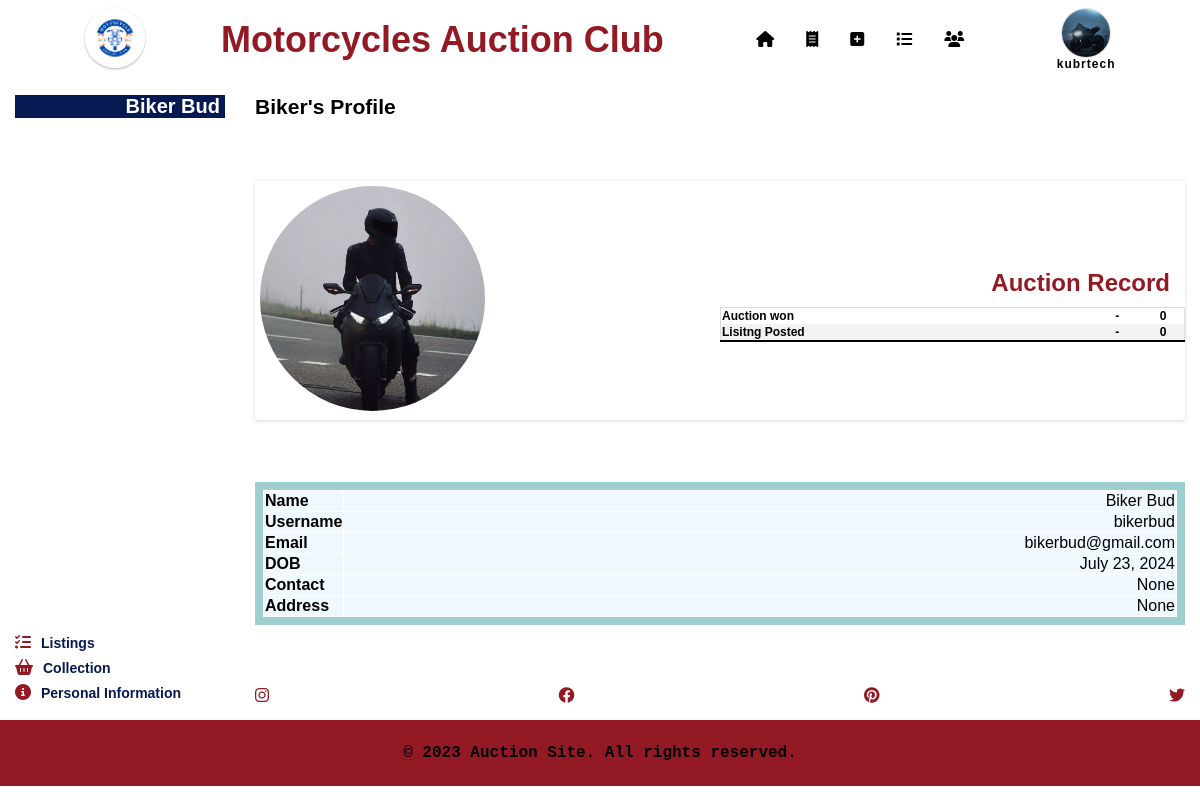
The app's page /bikerbud/profile/ (signed in) with its own data.
### auction/models.py (models this page shows, shortened)
class User(AbstractUser):
    name = models.CharField(default="", max_length=20)
    firstName = models.CharField(default="", max_length=20)
    lastName = models.CharField(default="", max_length=20)
    dob = models.DateField()
    profile_picture = models.ImageField(
        upload_to="profile_pics/", null=True, blank=True
    )
    dob = models.DateField(default=date.today)
    mobileNo = models.CharField(
        max_length=15,
        validators=[
            RegexValidator(
                regex=r"^\d{10}$", message="Enter a valid 10-digit mobile number."
            )
        ],
        help_text="Enter your 10-digit mobile number",
        null=True,
        blank=True,
    )
    address = models.CharField(
        max_length=255, help_text="Enter your address", null=True, blank=True
    )

### auction/views.py (the view)
# urls.py: path("<str:username>/profile/", views.user_profile, name="user_profile"),
@login_required
def user_profile(request, username):
    if username:
        print(f"Querying for username: {username}")  # Debug statement
        profile_user = get_object_or_404(User, username=username)
    else:
        profile_user = request.user
    site_name = "Motorcycles Auction Club"
    all_users = User.objects.all()
    collection_count = profile_user.collection.all().count()
    user_listings_count = Motorcycle.objects.filter(owner=profile_user).count()
    if request.method == "POST" and profile_user == request.user:
        form = UserProfileForm(request.POST, request.FILES, instance=profile_user)
        if form.is_valid():
            form.save()
            return redirect("user_profile", username=profile_user.username)
    else:
        form = UserProfileForm(instance=profile_user)
    return render(
        request,
        "auction/user_profile.html",
        {
            "form": form,
            "site_name": site_name,
            "profile_user": profile_user,
            "current_user": request.user,
            "all_users": all_users,
            "collection_count": collection_count,
            "user_listings_count": user_listings_count,
        },
    )

### auction/templates/auction/user_profile.html (shortened to what this page needs)
{% extends "auction/layout.html" %}
{% load static %}
{% block body %}
<main class="user-profile-page">
     {% if user.is_authenticated %}
     <aside class="sidenav">
          <div class="profile-name">
               <p>{{profile_user.firstName}} {{ profile_user.lastName }}</p>
          </div>
          <div class="side-menu">
               <a href="{% url 'user_listings' username=profile_user.username %}" class="side-menu-links"><i
                    class="fa-solid fa-list-check sidebar-profile-icon"></i>Listings</a>
               <a href="{% url 'collection' username=profile_user.username %}" class="side-menu-links"><i
                         class="fa-solid fa-basket-shopping sidebar-profile-icon" aria-hidden="true"></i>Collection</a>
               <a href="#personal-info" class="side-menu-links"><i class="fa-solid fa-circle-info sidebar-profile-icon"
                    aria-hidden="true"></i>Personal Information</a>
          </div>
     </aside>
     <section class="user-data">
          {% if profile_user == current_user %}
          <div class="profile-heading">
               <p>My Profile</p>
          </div>
          {% else %}
          <div class="profile-heading">
               <h3>{{ profile_user.firstName }}'s Profile</h3>
          </div>
          {% endif %}
          <div class="image-record-container">
               <div class="profile-img-box">
                    <img class="profile-picture"
                         src="{% if profile_user.profile_picture %}{{ profile_user.profile_picture.url }}{% else %}{% static 'auction/images/user.png' %}{% endif %}"
                         alt="{% if profile_user.profile_picture %}{{ profile_user.username }}'s Profile Picture{% else %}Default Profile Picture{% endif %}" />
               </div>
               <div class="auction-info">
                    <table>
                         <caption>
                              <h1>Auction Record</h1>
                         </caption>
                         <tbody>
                              <tr>
                                   <th>Auction won</th>
                                   <th>-</th>
                                   <td>{{ collection_count }}</td>
                              </tr>
                              <tr>
                                   <th>Lisitng Posted</th>
                                   <th>-</th>
                                   <td>{{ user_listings_count }}</td>
                              </tr>
                         </tbody>
                    </table>
               </div>
          </div>
          <div class="personal-info" id="personal-info">
               <div class="info">
                    <table>
                         <tbody>
                              <tr>
                                   <th>Name</th>
                                   <td>{{ profile_user.firstName|default:"" }} {{ profile_user.lastName|default:"" }}
                                   </td>
                              </tr>
                              <tr>
                                   <th>Username</th>
                                   <td>{{ profile_user.username }}</td>
                              </tr>
                              <tr>
                                   <th>Email</th>
                                   <td>{{ profile_user.email }}</td>
                              </tr>
                              <tr>
                                   <th>DOB</th>
                                   <td>{{ profile_user.dob }}</td>
                              </tr>
                              <tr>
                                   <th>Contact</th>
                                   <td>{{ profile_user.mobileNo }}</td>
                              </tr>
                              <tr>
                                   <th>Address</th>
                                   <td>{{ profile_user.address }}</td>
                              </tr>
                         </tbody>
                    </table>
               </div>
          </div>
          <div class="connection-links">
               <a href="https://www.instagram.com/" target="_blank"><i class="fa-brands fa-instagram"></i></a>
               <a href="https://www.facebook.com/" target="_blank"><i class="fa-brands fa-facebook"></i></a>
               <a href="https://in.pinterest.com/" target="_blank"><i class="fa-brands fa-pinterest"></i></a>
               <a href="https://x.com/home" target="_blank"><i class="fa-brands fa-twitter"></i></a>
          </div>
     </section>
     {% endif %}
</main>
{% endblock body %}

### auction/templates/auction/layout.html (shortened to what this page needs)
{% load static %}
<!DOCTYPE html>
<html lang="en">
<head>
  <link rel="stylesheet" type="text/css" href="{% static 'auction/css/styles4.css' %}" />
  <link rel="stylesheet" href="https://cdnjs.cloudflare.com/ajax/libs/font-awesome/4.7.0/css/font-awesome.min.css" />
  <link rel="stylesheet" href="https://cdnjs.cloudflare.com/ajax/libs/font-awesome/6.4.0/css/all.min.css">
</head>
<body>
  <header id="header">
    <a href="{% url 'index' %}"><img class="logo" src="{% static 'auction/images/logo.png' %}" alt="Logo" /></a>
    <div class="site-name">
      <a href="{% url 'index' %}">
        <p>{{ site_name }}</p>
      </a>
    </div>
    <nav class="nav">
      <ul class="nav-menu">
        <li class="nav-item">
          <a id="navLink" class="nav-link" href="{% url 'index' %}"><span class="tooltip"><i
                class="fa-solid fa-house"></i><span class="tooltiptext">Home</span></span></a>
        </li>
        <li class="nav-item">
          <a id="navLink" class="nav-link" href="{% url 'active_listing' %}"><span class="tooltip"><i
                class="fa-solid fa-receipt"></i><span class="tooltiptext">Active Listings</span></span></a>
        </li>
        {% if user.is_authenticated %}
        <li class="nav-item">
          <a class="nav-link" href="{% url 'create' %}"><span class="tooltip"><i
                class="fa-solid fa-square-plus"></i><span class="tooltiptext">Create</span></span></a>
        </li>
        <li class="nav-item">
          <a class="nav-link" href="{% url 'watchlist' username=request.user.username %}"><span class="tooltip"><i
                class="fa-solid fa-list"></i><span class="tooltiptext">Watchlist</span></span></a>
        </li>
        <li class="nav-item">
          <a class="nav-link" href="{% url 'users' %}"><span class="tooltip"><i class="fa-solid fa-users"></i></span></a>
        </li>
        {% endif %}
      </ul>
    </nav>
    <div class="sign-in-auth">
      {% if user.is_authenticated %}
      <div class="profile-container">
        <a href="{% url 'user_profile' username=user.username %}" class="profile-link">
          <img class="profile-image"
            src="{% if user.profile_picture %}{{ user.profile_picture.url }}{% else %}{% static 'auction/images/user.png' %}{% endif %}"
            alt="{% if user.profile_picture %}{{ user.username }}'s Profile Picture{% else %}Default Profile Picture{% endif %}" />
        </a>
      </div>
      <div class="sign-in" id="sign-in">
        <p><strong>{{ user.username }}</strong></p>
      </div>
      {% endif %}
    </div>
  </header>
{% block body %}
{% endblock %}
<footer>
  <div class="footer-content">
    <p>&copy; 2023 Auction Site. All rights reserved.</p>
  </div>
</footer>
</body>
</html>

### records on screen
User: profile_picture (picture), username "kubrtech"
User: firstName "Biker", lastName "Bud", profile_picture (picture), username "bikerbud", email "bikerbud@gmail.com", dob "July 23, 2024", mobileNo "None", address "None"

### other values on screen
{{ site_name }} "Motorcycles Auction Club"
{{ collection_count }} "0"
{{ user_listings_count }} "0"
